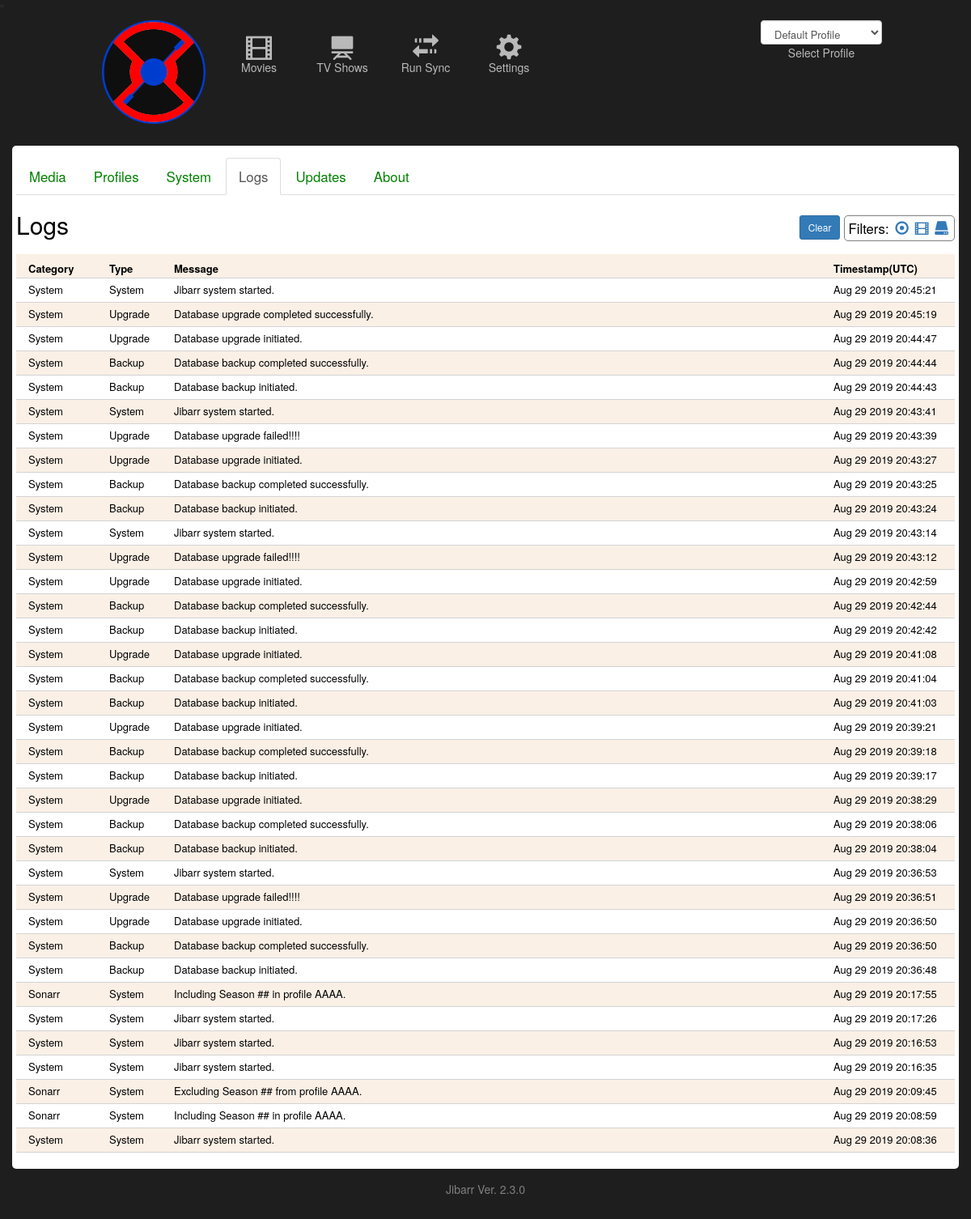
Page /jibarr/logs/ on the committed database.
### jibarr/models/logs.py (models this page shows)
class Logs(models.Model):
    id = models.AutoField(auto_created=True, primary_key=True, serialize=False, verbose_name='ID')
    log_type = models.CharField(max_length=25)
    log_message = models.CharField(max_length=2000)
    log_datetime = models.CharField(max_length=200)
    log_category = models.CharField(max_length=25)
    objects = models.Manager()
    class Meta:
        db_table = 'Jibarr_logs'

### jibarr/models/sitesettings.py (models this page shows)
class SiteSettings(models.Model):
    id = models.IntegerField(db_column='Id', auto_created=True, primary_key=True, serialize=False, verbose_name='ID')
    radarr_enabled = models.IntegerField(db_column='RADARR_Enabled', null=False)
    radarr_path =  models.TextField(db_column='RADARR_Path')
    radarr_apikey = models.TextField(db_column='RADARR_APIKey')
    radarr_last_sync = models.TextField(db_column='RADARR_Last_Sync')
    sonarr_enabled = models.IntegerField(db_column='SONARR_Enabled', null=False)
    sonarr_path =  models.TextField(db_column='SONARR_Path')
    sonarr_apikey = models.TextField(db_column='SONARR_APIKey')
    sonarr_last_sync = models.TextField(db_column='SONARR_Last_Sync')
    lidarr_enabled = models.IntegerField(db_column='LIDARR_Enabled', null=False)
    lidarr_path =  models.TextField(db_column='LIDARR_Path')
    lidarr_apikey = models.TextField(db_column='LIDARR_APIKey')
    lidarr_last_sync = models.TextField(db_column='LIDARR_Last_Sync')
    jibarr_version = models.TextField(db_column='Jibarr_Version')
    scheduler_enabled = models.IntegerField(db_column='Scheduler_Enabled')
    upgrades_enabled = models.IntegerField(db_column="Upgrades_Enabled")
    objects = models.Manager()
    def checkVersion():
        sett = SiteSettings.objects.all()[:1].get()
        if sett.upgrades_enabled:
            "This does a version check against GitHub and the local system."
            newVersion = False
            CACHE_KEY_NEWVERSION = 'NEWVERSION'
            if cache.get(CACHE_KEY_NEWVERSION):
                newVersion = cache.get(CACHE_KEY_NEWVERSION)
            else:
                jv = sett.jibarr_version
                try:
                    resp = urllib.request.urlopen('https://github.com/ExtensiveJS/Jibarr/wiki/Current-Versions')
                    html = resp.read()
                    htmlstr = html.decode('utf8')
                    htmlSplit = htmlstr.split("\n")
                    for line in htmlSplit:
                        if line.find('Jibarr_Version') > -1:
                            jv = line.replace("</p>","").replace("<p>","").replace("Jibarr_Code: ", "").replace("<br>","")
                    resp.close()
                except:
                    pass
                if(jv != sett.jibarr_version):
                    newVersion = True
                cache.set(CACHE_KEY_NEWVERSION,newVersion)
        else:
            newVersion = False
        return newVersion
    class Meta:
        managed = False
        db_table = 'Jibarr_settings'

### jibarr/views/logs.py (the view)
def logs(request):
    prof_id = 1
    try:
        prof_id = request.session["prof_id"]
    except KeyError:
        pass
    filterCriteria = "all"
    try:
        if(request.GET.get("filter")):
            if(request.GET.get("filter") == "Media"):
                filterCriteria = "Radarr"
            else:
                filterCriteria = request.GET.get("filter")
    except KeyError:
        pass
    system_settings = SiteSettings.objects.all()[:1].get()
    system_settings.newVersion = SiteSettings.checkVersion()
    prof_list = Profile.objects.all()
    if(filterCriteria=='all'):
        log_list = Logs.objects.all().order_by('-id')
    else:
        log_list = Logs.objects.all().order_by('-id').filter(log_category = filterCriteria)
    context = {
        'system_settings': system_settings,
        'log_list': log_list,
        'prof_list': prof_list,
        'prof_id': prof_id
    }
    template = loader.get_template("jibarr/logs.html")
    return HttpResponse(template.render(context, request))

### jibarr/templates/jibarr/logs.html (shortened to what this page needs)
{% extends "./base.html" %}
{% load static %}
{% block content %}
<div class='CONTAINER' style="font-size:larger;padding-bottom:20px;">
    <ul class="nav nav-tabs" style="margin-top:10px;">
        <li><a href="/jibarr/sitesettings">Media</a></li>
        <li><a href="/jibarr/profiles">Profiles</a></li>
        <li><a href="/jibarr/systemsettings">System</a></li>
        <li class="active"><a href="/jibarr/logs">Logs</a></li>
        <li><a href="/jibarr/updates">Updates</a></li>
        <li><a href="/jibarr/about">About</a></li>
    </ul>
    <div style="padding-bottom:10px;">
        <div style="float:right;">
            <div id="divFilters" style="margin-top:5px;float:right;border-radius:5px;border:1px solid grey;padding:3px 4px 3px 4px;">
                Filters:
                <a href="?filter=all"><i style="padding-left:3px;padding-right:3px;cursor:pointer;" class='glyphicon glyphicon-record' title='Show All' ></i></a>
                <a href="?filter=Media"><i style="padding-right:3px;cursor:pointer;" class='glyphicon glyphicon-film' title='Show Media Only'></i></a>
                <a href="?filter=System"><i style="padding-right:3px;cursor:pointer;" class='glyphicon glyphicon-hdd' title='Show System Only'></i></a>
            </div>
            <div style="float:right;padding:5px;">
                <button type="button" class="btn btn-primary btn-sm" onclick="clearLogs();">Clear</button>
            </div>
        </div>
        <h2>Logs </h2>
    </div>
    <div class="divRow" style="font-size:small;font-weight:bold;padding-left:15px;padding-top:9px;">
        <div style="float:left;width:100px;">Category</div>
        <div style="float:left;width:80px;">Type</div>
        <div style="float:left;">Message</div>
        <div style="float:right;width:150px;">Timestamp(UTC)</div>
    </div>
    {% for var in log_list %}
    <div class="divRow" style="font-size:small;padding-left:15px;padding-top:5px;">
        <div style="float:left;width:100px;">{{ var.log_category }}</div>
        <div style="float:left;width:80px;">{{ var.log_type }}</div>
        <div style="float:left;">{{ var.log_message }}</div>
        <div style="float:right;width:150px;">{{ var.log_datetime }}</div>
    </div>
    {% endfor %}
</div>
{% endblock content %}

### jibarr/templates/jibarr/base.html (shortened to what this page needs)
{% load static %}
<html lang="en">
    <head>
        <link rel="stylesheet" type="text/css" href="{% static 'jibarr/bootstrap-3.3.7-dist/css/bootstrap.css' %}">
        <link rel="stylesheet" type="text/css" href="{% static 'jibarr/styles.css' %}">
        <link rel="stylesheet" href="{% static 'jibarr/jquery-ui-1.12.1/jquery-ui.css' %}">
        <link rel="stylesheet" type="text/css" href="{% static 'jibarr/jquery.toastmessage.css' %}">
    </head>
    <body style='background-color:#1F1E1E;margin:0px;'>
        <div style='position:relative;'>"
            <div style='margin:5px 110px auto 110px;height:155px;color:white;' class="HEADERMENU">
                <div style='width:160px;text-align:center;float:left;'><a href="/jibarr/"><img src="{% static 'jibarr/images/Jibarr_logo.png' %}"></a></div>
                {% if system_settings.radarr_enabled == 1 %}<a href="/jibarr/movies"><div class="HEADERITEM"><i class="glyphicon glyphicon-film" style="font-size:xx-large;"></i><br/>Movies</div></a>{% endif %}
                {% if system_settings.sonarr_enabled == 1 %}<a href="/jibarr/shows"><div class="HEADERITEM"><i class="glyphicon glyphicon-blackboard" style="font-size:xx-large;"></i><br/>TV Shows</div></a>{% endif %}
                <a href="/jibarr/runsync"><div class="HEADERITEM"><i class="glyphicon glyphicon-transfer" style="font-size:xx-large;"></i><br/>Run Sync</div></a>
                <a href="/jibarr/sitesettings"><div class="HEADERITEM"><i class="glyphicon glyphicon-cog" style="font-size:xx-large;"></i><br/>Settings</div></a>
                <div style="float:right;width:150px;text-align:right;">
                    <select id="ddlProfiles" onchange="profileChanged();" class="form-control" style="height:30px;font-size:small;">
                        {% for prof in prof_list %}
                            <option value="{{ prof.id }}">{{ prof.profile_name }}</option>
                        {% endfor %}
                    </select>
                    <div style="text-align:center;color:#b9b9b9;">Select Profile</div>
                </div>
            </div>
            <div id="content">
                {% block content %}{% endblock %}
            </div>
        </div>
        <div style="padding-bottom:65px;padding-top:15px;text-align:center;color:grey;">Jibarr Ver. {{ system_settings.jibarr_version }} </div>
    </body>
</html>

### jibarr/static/jibarr/styles.css (style rules this page uses)
li a { color: green; }
.CONTAINER { background-color:white;color:black;padding:5px;min-height:400px;border-radius:5px; }
.HEADERITEM { background-color:#1F1E1E;color:#b9b9b9;border-radius:10px;width:100px;text-align:center;float:left;padding:15px 10px 10px 10px;text-align:center;border:1px solid #1F1E1E;margin-right:3px; }
.divRow { min-height:30px;border-bottom:1px solid lightgrey; }
.divRow:nth-of-type(even) { background-color:linen; }

### rows in the picture
Logs: log_category "System", log_type "System", log_message "Jibarr system started.", log_datetime "Aug 29 2019 20:45:21"
Logs: log_category "System", log_type "Upgrade", log_message "Database upgrade completed successfully.", log_datetime "Aug 29 2019 20:45:19"
Logs: log_category "System", log_type "Upgrade", log_message "Database upgrade initiated.", log_datetime "Aug 29 2019 20:44:47"
Logs: log_category "System", log_type "Backup", log_message "Database backup completed successfully.", log_datetime "Aug 29 2019 20:44:44"
Logs: log_category "System", log_type "Backup", log_message "Database backup initiated.", log_datetime "Aug 29 2019 20:44:43"
Logs: log_category "System", log_type "System", log_message "Jibarr system started.", log_datetime "Aug 29 2019 20:43:41"
Logs: log_category "System", log_type "Upgrade", log_message "Database upgrade failed!!!!", log_datetime "Aug 29 2019 20:43:39"
Logs: log_category "System", log_type "Upgrade", log_message "Database upgrade initiated.", log_datetime "Aug 29 2019 20:43:27"
Logs: log_category "System", log_type "Backup", log_message "Database backup completed successfully.", log_datetime "Aug 29 2019 20:43:25"
Logs: log_category "System", log_type "Backup", log_message "Database backup initiated.", log_datetime "Aug 29 2019 20:43:24"
Logs: log_category "System", log_type "System", log_message "Jibarr system started.", log_datetime "Aug 29 2019 20:43:14"
Logs: log_category "System", log_type "Upgrade", log_message "Database upgrade failed!!!!", log_datetime "Aug 29 2019 20:43:12"
Logs: log_category "System", log_type "Upgrade", log_message "Database upgrade initiated.", log_datetime "Aug 29 2019 20:42:59"
Logs: log_category "System", log_type "Backup", log_message "Database backup completed successfully.", log_datetime "Aug 29 2019 20:42:44"
Logs: log_category "System", log_type "Backup", log_message "Database backup initiated.", log_datetime "Aug 29 2019 20:42:42"
Logs: log_category "System", log_type "Upgrade", log_message "Database upgrade initiated.", log_datetime "Aug 29 2019 20:41:08"
Logs: log_category "System", log_type "Backup", log_message "Database backup completed successfully.", log_datetime "Aug 29 2019 20:41:04"
Logs: log_category "System", log_type "Backup", log_message "Database backup initiated.", log_datetime "Aug 29 2019 20:41:03"
Logs: log_category "System", log_type "Upgrade", log_message "Database upgrade initiated.", log_datetime "Aug 29 2019 20:39:21"
Logs: log_category "System", log_type "Backup", log_message "Database backup completed successfully.", log_datetime "Aug 29 2019 20:39:18"
Logs: log_category "System", log_type "Backup", log_message "Database backup initiated.", log_datetime "Aug 29 2019 20:39:17"
Logs: log_category "System", log_type "Upgrade", log_message "Database upgrade initiated.", log_datetime "Aug 29 2019 20:38:29"
Logs: log_category "System", log_type "Backup", log_message "Database backup completed successfully.", log_datetime "Aug 29 2019 20:38:06"
Logs: log_category "System", log_type "Backup", log_message "Database backup initiated.", log_datetime "Aug 29 2019 20:38:04"
Logs: log_category "System", log_type "System", log_message "Jibarr system started.", log_datetime "Aug 29 2019 20:36:53"
Logs: log_category "System", log_type "Upgrade", log_message "Database upgrade failed!!!!", log_datetime "Aug 29 2019 20:36:51"
Logs: log_category "System", log_type "Upgrade", log_message "Database upgrade initiated.", log_datetime "Aug 29 2019 20:36:50"
Logs: log_category "System", log_type "Backup", log_message "Database backup completed successfully.", log_datetime "Aug 29 2019 20:36:50"
Logs: log_category "System", log_type "Backup", log_message "Database backup initiated.", log_datetime "Aug 29 2019 20:36:48"
Logs: log_category "Sonarr", log_type "System", log_message "Including Season ## in profile AAAA.", log_datetime "Aug 29 2019 20:17:55"
Logs: log_category "System", log_type "System", log_message "Jibarr system started.", log_datetime "Aug 29 2019 20:17:26"
Logs: log_category "System", log_type "System", log_message "Jibarr system started.", log_datetime "Aug 29 2019 20:16:53"
Logs: log_category "System", log_type "System", log_message "Jibarr system started.", log_datetime "Aug 29 2019 20:16:35"
Logs: log_category "Sonarr", log_type "System", log_message "Excluding Season ## from profile AAAA.", log_datetime "Aug 29 2019 20:09:45"
Logs: log_category "Sonarr", log_type "System", log_message "Including Season ## in profile AAAA.", log_datetime "Aug 29 2019 20:08:59"
Logs: log_category "System", log_type "System", log_message "Jibarr system started.", log_datetime "Aug 29 2019 20:08:36"
SiteSettings: jibarr_version "2.3.0"

### other values in the picture
form field value "Default Profile"
